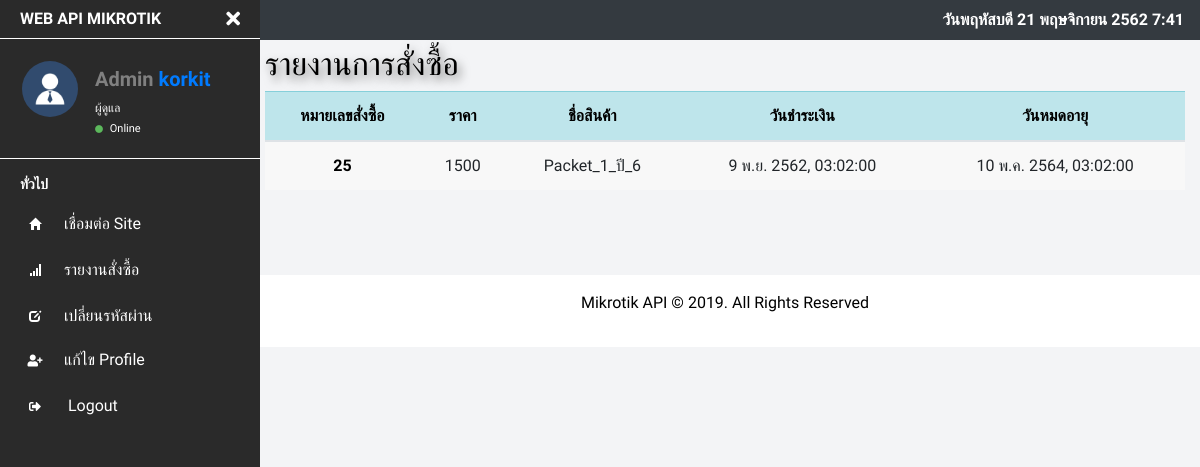
Before: /siteadmin/order_report.php (signed in) with the older database file.
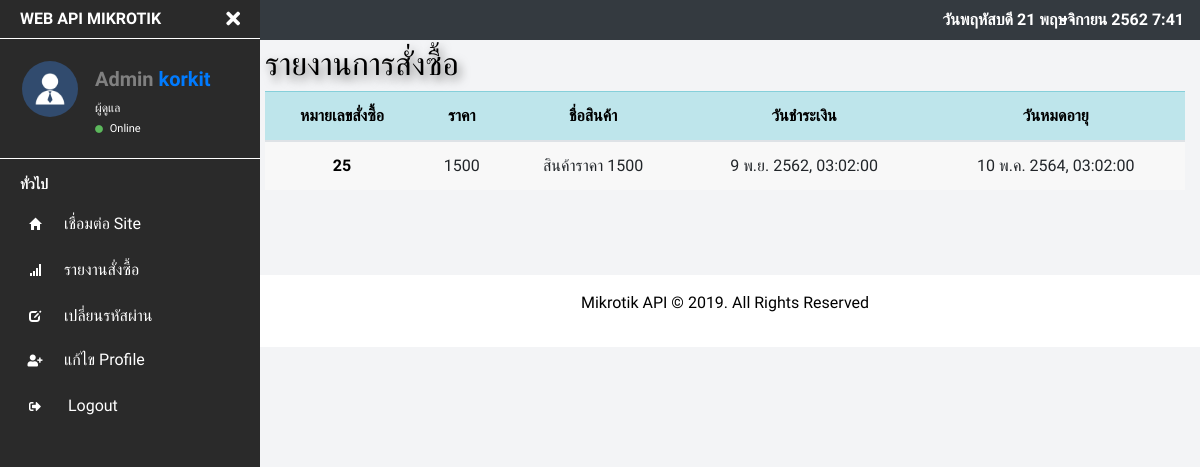
After: the same page with the newer database file.
### tables this page shows
CREATE TABLE `orderpd` (
  `order_id` int(6) NOT NULL,
  `total_cash` int(10) NOT NULL,
  `appointment` datetime NOT NULL,
  `product_id` int(6) NOT NULL,
  `cus_id` int(6) NOT NULL
);

CREATE TABLE `product` (
  `product_id` int(6) NOT NULL,
  `product_name` varchar(15) NOT NULL,
  `price` int(100) NOT NULL,
  `title` varchar(255) NOT NULL,
  `function` varchar(255) NOT NULL,
  `image` varchar(255) NOT NULL
);

CREATE TABLE `payment` (
  `payment_id` int(6) NOT NULL,
  `payment_at` varchar(15) NOT NULL,
  `transfer_date` datetime NOT NULL,
  `expired_date` datetime NOT NULL,
  `amount` int(15) NOT NULL,
  `slip_name` varchar(40) NOT NULL,
  `paid` int(2) NOT NULL,
  `order_id` int(6) NOT NULL
);

### includes/datethai_function.php (called while the page is built)
<?php
function DateThai($strDate)
{
	$strYear = date("Y",strtotime($strDate))+543;
	$strMonth= date("n",strtotime($strDate));
	$strDay= date("j",strtotime($strDate));
	$strHour= date("H",strtotime($strDate));
	$strMinute= date("i",strtotime($strDate));
	$strSeconds= date("s",strtotime($strDate));
	$strMonthCut = Array("","ม.ค.","ก.พ.","มี.ค.","เม.ย.","พ.ค.","มิ.ย.","ก.ค.","ส.ค.","ก.ย.","ต.ค.","พ.ย.","ธ.ค.");
	$strMonthThai=$strMonthCut[$strMonth];
	return "$strDay $strMonthThai $strYear, $strHour:$strMinute:$strSeconds";
}
?>

### siteadmin/order_report.php (the view, shortened to what this page needs)
<?php
include('../includes/datethai_function.php');
include('../process/site_admin/function.php');
$statement = $conn->prepare("SELECT * FROM orderpd AS a
INNER JOIN product AS b on a.product_id = b.product_id
INNER JOIN siteadmin AS c on a.cus_id = c.cus_id
INNER JOIN payment AS d on a.order_id = d.order_id
WHERE c.cus_id = :cus_id");
$statement->bindParam(':cus_id', $_SESSION['cus_id']);
$statement->execute();
$result = $statement->fetchAll();
?>
<!DOCTYPE html>
<html>
<head>
    <?php include_once("../includes/template_backend/admin/head_tag_contents.php"); ?>
</head>
<body>
    <?php include("../includes/template_backend/admin/bar_top.php"); ?>
    <div class="page-wrapper chiller-theme toggled">
        <?php include("../includes/template_backend/site_admin/navigation.php"); ?>
        <main class="page-content">
            <div class="container-fluid">
                <h2>รายงานการสั่งซื้อ</h2>
                <div class="row">
                    <div class="form-group col-md-12">
                        <div class="table-responsive">
                            <table class="table">
                                <thead class="table-info">
                                    <tr>
                                        <th scope="col">หมายเลขสั่งซื้อ</th>
                                        <th scope="col">ราคา</th>
                                        <th scope="col">ชื่อสินค้า</th>
                                        <th scope="col">วันชำระเงิน</th>
                                        <th scope="col">วันหมดอายุ</th>
                                    </tr>
                                </thead>
                                <tbody>
                                    <?php foreach ($result as $result2) { ?>
                                        <tr>
                                            <th scope="row"><?= $result2['order_id'] ?></th>
                                            <td><?= $result2['total_cash'] ?></td>
                                            <td><?= $result2['product_name'] ?></td>
                                            <td><?= dateThai($result2['transfer_date']) ?></td>
                                            <td><?= dateThai($result2['expired_date']) ?></td>
                                        </tr>
                                    <?php } ?>
                                </tbody>
                            </table>
                        </div>
                        <br /><br />
                    </div>
                </div>
            </div>
            <?php include("../includes/template_backend/admin/footer.php"); ?>
        </main>
    </div>
</body>
</html>

Changed rows visible on the page:
changed through a linked row, orderpd: product.product_name "Packet_1_ปี_6" → "สินค้าราคา 1500"
